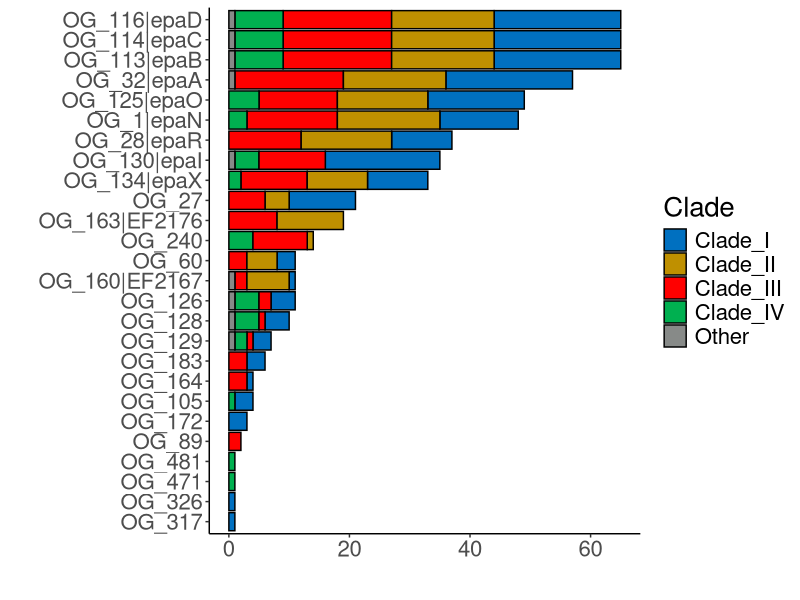

Write the R code that produced this figure.
library(ggplot2)

dat <- read.table("Barchart_input.txt", header=T, sep='\t')

colors <- c('#0070C0', '#BF9000', '#FF0000', '#00B050', '#878a88')
names(colors) <- c('Clade_I', 'Clade_II', 'Clade_III', 'Clade_IV', 'Other')
pdf("GT_OG_Barplot.pdf", height=7, width=10)
ggplot(dat, aes(x=reorder(OG, Total_Count), y=Count, fill=Clade)) + geom_bar(color='black', stat='identity') + coord_flip() + theme_classic() + xlab("") + ylab("") + scale_fill_manual(values=colors) + theme(text = element_text(size = 20)) 
dev.off()
